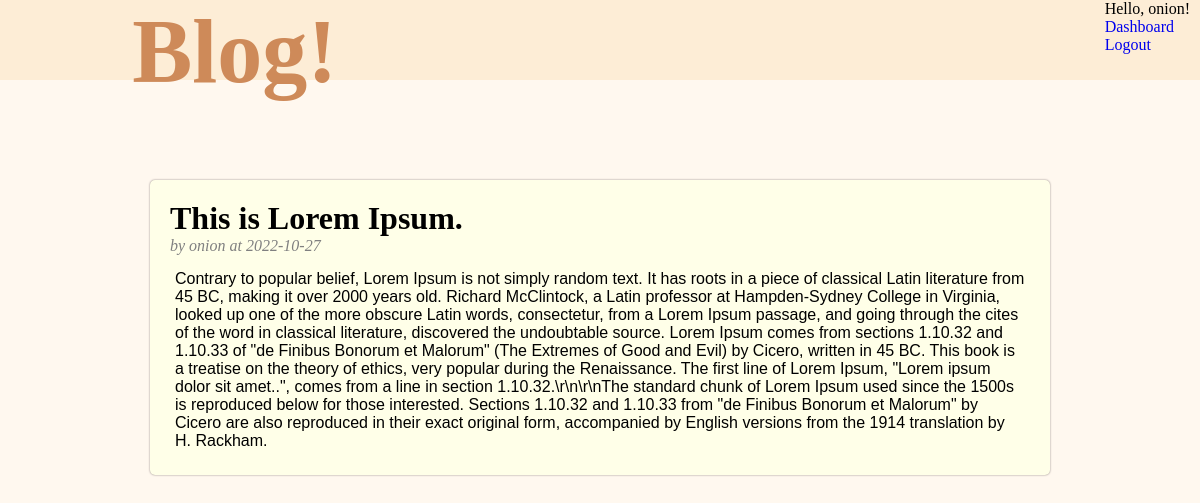
The page / (signed in) on the database its author committed.
### tables this page shows
CREATE TABLE posts(
id INTEGER PRIMARY KEY AUTOINCREMENT,
title TEXT NOT NULL,
description TEXT,
author TEXT NOT NULL,
date DATETIME DEFAULT CURRENT_TIMESTAMP
);

### app.py (the view)
@app.route('/')
def index():
	posts = model.fetch_post()
	return render_template('index.html', title='Home', active=session.get('loged_in', None), uname=session.get('username', None), posts=posts)

### model.py (called while the page is built)
def db_connect():
	conn = sqlite3.connect('database.db')
	return conn

def fetch_post():
	conn = db_connect()
	d={}
	flag=None
	try:
		conn.row_factory = sqlite3.Row
		d = conn.execute(f"SELECT id, title, description, author, date FROM posts order by date DESC").fetchall()
	except:
		flag=True
	conn.close()
	if flag == None:
		return d
	return None

### templates/index.html (shortened to what this page needs)
{% extends 'layout.html' %}
	{% block content %}
		<div id="content">
			<div id="header_name">
				<h1>Blog!</h1>
			</div>
			{% if active %}
				<div id="active">
						<span>Hello, {{uname}}!</span>
					<div id="dash">
						<a href="{{url_for('change', to=0)}}">Dashboard</a>
					</div>
					<div id="out">
						<a href="{{ url_for('logout') }}">Logout</a>
					</div>
				</div>
			{% else %}
			<div id="login_bar">
				<a href="{{ url_for('login') }}"> Login </a>
			</div>
			{% endif %}
		</div>
		<div id="body_content">
			<div id="post_content">
				{% for post in posts %}
				<div id="body-post">
					<div id="p-title">
						<h1>{{ post['title'] }}</h1>
					</div>
					<div id="autor">
						<p>by {{ post['author'] }} at {{ post['date'].split()[0] }}</p>
					</div>
					<div id="p-content">
						<p>
							{{ post['description'] }}
						</p>
					</div>
				</div>
				{% endfor %}
			</div>
		</div>
	{% endblock %}

### static/css/style.css (style rules this page uses)
* { margin:0px; }
body { background: #fff8ef; }
#content { display:inline-flex; height: 80px; width: 100%; background: #fdedd6; color: black; }
#header_name { width: 70%; height:100%; margin: 0px auto; }
#header_name h1 { color:#ce8a59; font-size: 90px; }
#body_content { width: 75%; margin: 0px auto; margin-top: 0px; margin-top: 0px; margin-top: 100; }
#active { margin-right:10px; }
#body-post { padding: 20px; margin-bottom: 20px; background: #ffffe8; box-shadow: 0px 0px 2px #847979; border-radius: 5px; }
#p-content { font-family: arial; padding: 5px; margin-top: 10px; }
#autor { font-style:italic; color: gray; }
a { text-decoration: none; }

### rows shown on the page
posts: author "onion", title "This is Lorem Ipsum.", date "2022-10-27", description "Contrary to popular belief, Lorem Ipsum is not simply random text. It has roots in a piece of classical Latin literature from 45 BC, making it over 2000 years old. Richard McClintock, a Latin professor at Hampden-Sydney College in Virginia, looked up one of the more obscure Latin words, consectetur, from a Lorem Ipsum passage, and going through the cites of the word in classical literature, discovered the undoubtable source. Lorem Ipsum comes from sections 1.10.32 and 1.10.33 of \"de Finibus Bonorum et Malorum\" (The Extremes of Good and Evil) by Cicero, written in 45 BC. This book is a treatise on the theory of ethics, very popular during the Renaissance. The first line of Lorem Ipsum,…"
